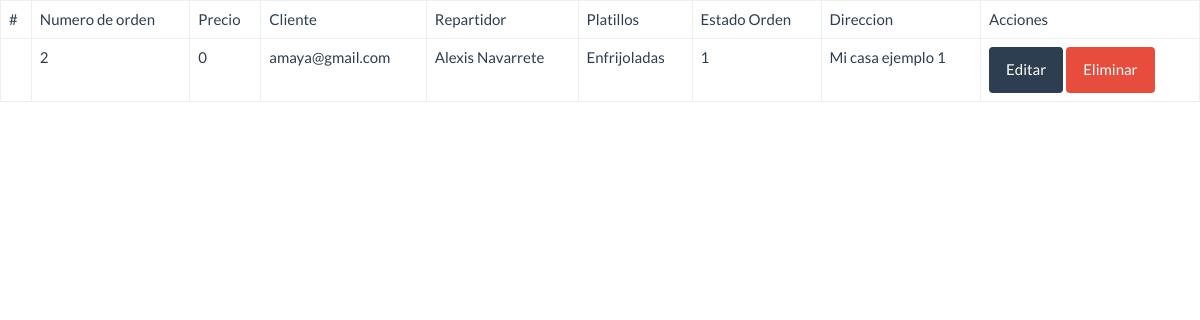
The app's page /administrador/lista-ordenes/ (signed in) with its own data.
### administrador/models.py (models this page shows)
class Orden(models.Model):
	id_orden = models.AutoField(primary_key=True)
	precio_orden = models.IntegerField(null=False, default = 0)
	id_cliente_orden = models.ForeignKey('cliente.Cliente', on_delete=models.SET_DEFAULT, default=0)
	id_repartidor_orden = models.ForeignKey('repartidor.Repartidor',on_delete= models.SET_NULL, blank =True,  null=True)
	id_platillo_orden  = models.ManyToManyField('platillo.Platillo', null=True)
	id_estado_orden =    models.ForeignKey('EstadoOrden',  on_delete=models.SET_DEFAULT, default=0)
	direccion_entrega_orden  = models.ForeignKey('cliente.Direccion', null=False, on_delete=models.CASCADE)
	class Meta:
		db_table = 'orden'
		verbose_name_plural = "Ordenes"

class EstadoOrden(models.Model):
	id_estado = models.IntegerField(primary_key=True)
	descripcion_estado = models.CharField(max_length=30)
	class Meta:
		db_table = 'estado_orden'
		verbose_name_plural = "EstadosOrden"
	def __str__(self):
		return '{}'.format(self.id_estado)

### cliente/models.py (models this page shows)
class Cliente(models.Model):
    user_cliente = models.OneToOneField(User, on_delete=models.CASCADE, unique=True)
    id_cliente = models.AutoField(primary_key=True, db_column='id_cliente')
    nombre_cliente = models.CharField(max_length=64)
    apellido_pa_cliente = models.CharField(max_length=100)
    apellido_ma_cliente = models.CharField(max_length=100)
    telefono_cliente = models.CharField(max_length=10)
    def __str__(self):
        return str(self.user_cliente)
    class Meta:
        db_table = 'cliente'
        verbose_name_plural = "Clientes"

class Direccion(models.Model):
    id_direccion = models.IntegerField(primary_key=True)
    id_cliente =  models.ForeignKey(Cliente, models.DO_NOTHING)
    descripcion_direccion = models.CharField(max_length=200)
    class Meta:
        db_table = 'direccion'
        verbose_name_plural = "Direcciones"
        unique_together = (('id_cliente', 'descripcion_direccion' ))
    def __str__(self):
        return '{}'.format(self.descripcion_direccion)

### repartidor/models.py (models this page shows)
class Repartidor(models.Model):
	user = models.OneToOneField(User, on_delete=models.CASCADE, unique=True)
	id_repatidor = models.AutoField(primary_key=True, db_column='id_repatidor')
	nombre_repartidor = models.CharField(max_length=64)
	apellido_paterno_repartidor = models.CharField(max_length=100)
	apellido_materno_repartidor = models.CharField(max_length=100)
	def __str__(self):
		return self.nombre_repartidor + " " + self.apellido_paterno_repartidor
	class Meta:
		db_table = 'repartidor'
		verbose_name_plural = "Repartidores"

### platillo/models.py (models this page shows, shortened)
class Platillo(models.Model):
    nombre = models.CharField(max_length=200, unique=True)
    descripcion = models.CharField(max_length=500, null=True)
    precio = models.FloatField(null=False, default=0)
    imagen = models.ImageField(null=True, upload_to=directorio_imagen)
    categoria = models.ForeignKey('categoria.Categoria', on_delete=models.CASCADE)
    def __str__(self):
        return self.nombre
    class Meta:
        db_table = 'platillo'
        verbose_name_plural = "Platillos"

### administrador/views.py (the view)
    def _inner(request, *args, **kwargs):
        if not request.user.is_superuser:
            raise PermissionDenied
        return function(request, *args, **kwargs)

### administrador/views.py (called while the page is built)
def superuser_only(function):
    def _inner(request, *args, **kwargs):
        if not request.user.is_superuser:
            raise PermissionDenied
        return function(request, *args, **kwargs)
    return _inner

@login_required
@superuser_only
def lista_ordenes(request):
	ordenes = Orden.objects.all().order_by('id_orden')
	contexto = {'ordenes': ordenes}
	return render(request, 'administrador/lista_ordenes.html',contexto)

### templates/administrador/lista_ordenes.html (shortened to what this page needs)
{% load static %}
<!DOCTYPE html>
<html>
<head>
	<link rel="stylesheet" href="{% static 'css/bootstrap.min.css' %}">
</head>
<body>
<table class="table table-bordered">
	<thead>
		<tr>
			<td>#</td>
			<td>Numero de orden</td>
			<td>Precio</td>
			<td>Cliente</td>
			<td>Repartidor</td>
			<td>Platillos</td>
			<td>Estado Orden</td>
			<td>Direccion</td>
			<td>Acciones</td>
		</tr>
	</thead>
	<tbody>
		{% if ordenes %}
		{% for orden in ordenes%}
		<tr>
			<td></td>
			<td>{{orden.id_orden}}</td>
			<td>{{orden.precio_orden}}</td>
			<td>{{orden.id_cliente_orden}}</td>
			<td>{{orden.id_repartidor_orden}}</td>
			<td>
			{% for platillo in orden.id_platillo_orden.all %}
				{{platillo}}
			{% endfor %}
			</td>
			<td>{{orden.id_estado_orden}}</td>
			<td>{{orden.direccion_entrega_orden}}</td>
			<td>
				<a class="btn btn-primary" href="{% url 'administrador:editar_orden' orden.id_orden %}">Editar</a>
				<a class="btn btn-danger" href="{% url 'administrador:eliminar_orden' orden.id_orden %}">Eliminar</a>
			</td>
		</tr>
		{% endfor %}
		{% else %}
		<h1>No existen ordenes generadas</h1>
		{% endif %}
	</tbody>
</table>
</body>
</html>

### records on screen
Orden: id_orden "2", precio_orden "0", id_cliente_orden "amaya@gmail.com", id_repartidor_orden "Alexis Navarrete", id_estado_orden "1", direccion_entrega_orden "Mi casa ejemplo 1"
Platillo: nombre "Enfrijoladas"
